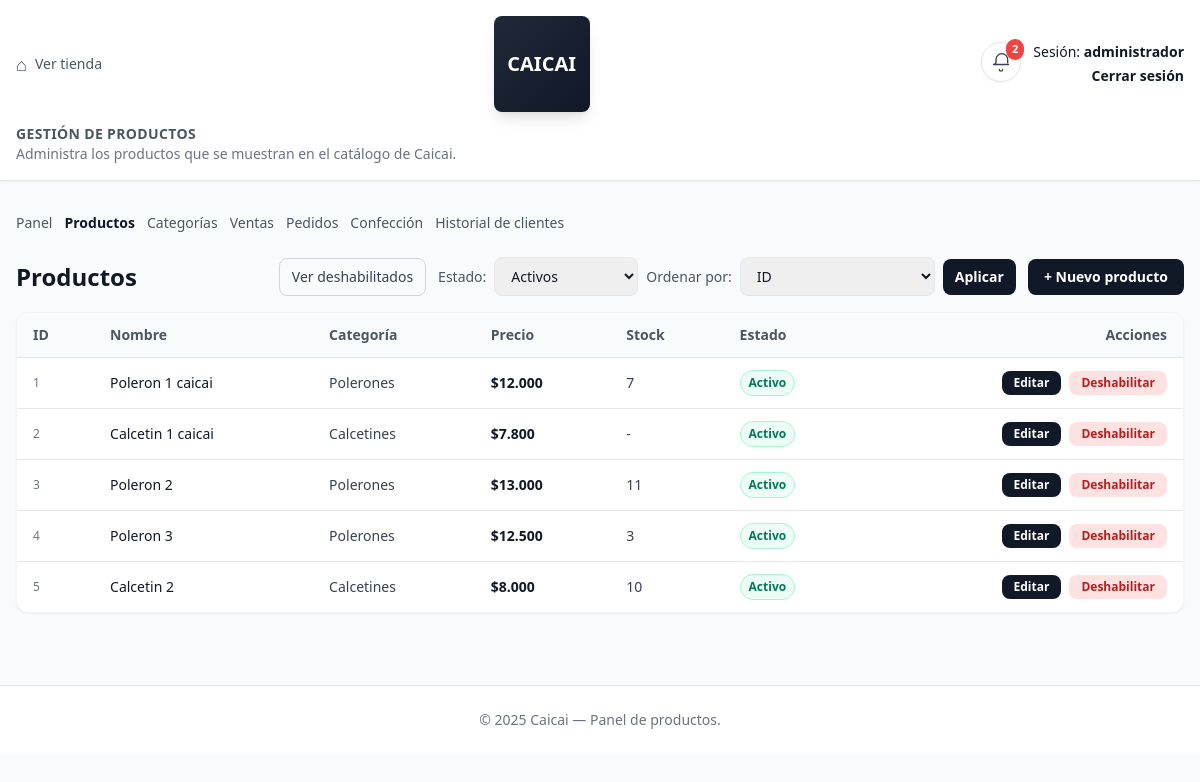
/panel/productos/ (signed in), run on an earlier commit of the app's database.
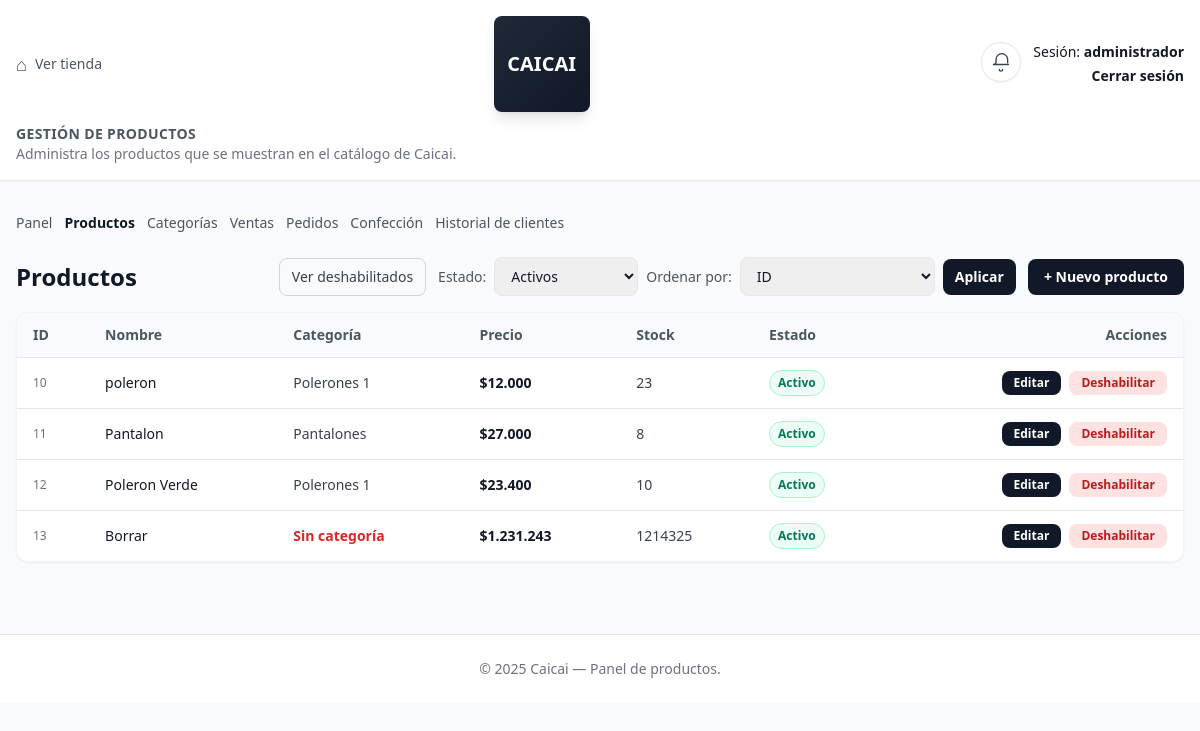
And on a later commit of the database.
### core/models.py (models this page shows, shortened)
class Producto(models.Model):
    nombre = models.CharField(max_length=150)
    descripcion = models.TextField(blank=True)
    precio = models.DecimalField(max_digits=10, decimal_places=2)
    stock = models.PositiveIntegerField(default=0)
    imagen = models.ImageField(upload_to='productos/', blank=True, null=True)
    categoria = models.ForeignKey(Categoria, on_delete=models.SET_NULL, null=True, blank=True)
    activo = models.BooleanField(default=True)

class Categoria(models.Model):
    nombre = models.CharField(max_length=100, unique=True)

### core/decorators.py (the view)
    def wrapper(request, *args, **kwargs):
        if 'admin_id' not in request.session:
            return redirect('admin_login')
        return view_func(request, *args, **kwargs)

### core/templatetags/dict_extras.py (called while the page is built)
@register.filter
def precio_clp(value):
    if value in (None, ''):
        return '$0'
    try:
        dec = Decimal(str(value))
    except (InvalidOperation, TypeError, ValueError):
        return '$0'
    dec = dec.quantize(Decimal('1'))
    num = int(dec)
    formatted = f'{num:,}'.replace(',', '.')
    return f'${formatted}'

### core/views.py (called while the page is built)
def _low_stock_threshold(request):
    try:
        value = int(request.session.get('low_stock_threshold', getattr(settings, 'LOW_STOCK_THRESHOLD', 5)))
        return max(1, min(20, value))
    except (TypeError, ValueError):
        return 5

def _low_stock_products(threshold: int):
    qs = Producto.objects.filter(activo=True, stock__lte=threshold).annotate(nombre_display=F('nombre'))
    return list(qs)

def _low_stock_context(request):
    threshold = _low_stock_threshold(request)
    productos = _low_stock_products(threshold)
    return {
        'low_stock_products': productos,
        'low_stock_count': len(productos),
        'low_stock_threshold': threshold,
    }

### core/templates/core/productos_list.html (shortened to what the changed rows need)
<!DOCTYPE html>
{% load dict_extras %}
<html lang="es">
<head>
  <script src="https://cdn.tailwindcss.com"></script>
</head>
<body class="bg-gray-50 text-gray-900">
  <header class="border-b shadow-sm bg-white">
    <div class="max-w-7xl mx-auto px-4 py-4 flex flex-col gap-3">
      <div class="flex items-center justify-between">
        <div class="flex items-start justify-end gap-3">
          {% include 'core/partials/low_stock_alert.html' %}
        </div>
      </div>
    </div>
  </header>
  <main class="py-8">
    <div class="max-w-7xl mx-auto px-4">
      <div class="flex items-center justify-between mb-4">
        <h1 class="text-xl sm:text-2xl font-bold">Productos</h1>
      </div>
      {% if productos %}
        <div class="bg-white rounded-xl shadow-sm border border-gray-100 overflow-x-auto">
          <table class="min-w-full text-sm">
            <thead class="bg-gray-50 border-b">
              <tr class="text-left text-gray-600">
                <th class="px-4 py-3">ID</th>
                <th class="px-4 py-3">Nombre</th>
                <th class="px-4 py-3">Categoría</th>
                <th class="px-4 py-3">Precio</th>
                <th class="px-4 py-3">Stock</th>
                <th class="px-4 py-3">Estado</th>
                <th class="px-4 py-3 text-right">Acciones</th>
              </tr>
            </thead>
            <tbody>
              {% for p in productos %}
                <tr class="border-b last:border-0 hover:bg-gray-50 {% if not p.activo %}bg-gray-100 text-gray-500{% endif %}">
                  <td class="px-4 py-3 text-xs text-gray-500">{{ p.id }}</td>
                  <td class="px-4 py-3 font-medium {% if not p.activo %}text-gray-600{% else %}text-gray-900{% endif %}">{{ p.nombre }}</td>
                  <td class="px-4 py-3 {% if not p.activo %}text-gray-500{% else %}text-gray-700{% endif %}">
                    {% if p.categoria %}
                      {{ p.categoria.nombre }}
                    {% else %}
                      <span class="text-red-600 font-semibold">Sin categoría</span>
                    {% endif %}
                  </td>
                  <td class="px-4 py-3 text-gray-900 font-semibold">
                    {{ p.precio|precio_clp }}
                  </td>
                  <td class="px-4 py-3 {% if not p.activo %}text-gray-500{% else %}text-gray-700{% endif %}">
                    {{ p.stock|default:"-" }}
                  </td>
                  <td class="px-4 py-3 text-gray-700">
                    {% if p.activo %}
                      <span class="inline-flex px-2 py-1 text-xs font-semibold rounded-full bg-emerald-50 text-emerald-700 border border-emerald-200">Activo</span>
                    {% else %}
                      <span class="inline-flex px-2 py-1 text-xs font-semibold rounded-full bg-gray-200 text-gray-700 border border-gray-300">Deshabilitado</span>
                    {% endif %}
                  </td>
                  <td class="px-4 py-3">
                    <div class="flex justify-end gap-2">
                      <a href="{% url 'producto_edit' p.id %}"
                         class="px-3 py-1 rounded-lg text-xs font-semibold bg-gray-900 text-white hover:bg-gray-800">
                        Editar
                      </a>
                      {% if p.activo %}
                        <form action="{% url 'producto_delete' p.id %}" method="post" class="inline-flex" id="form-disable-{{ p.id }}">
                          <button type="button"
                                  data-target="form-disable-{{ p.id }}"
                                  data-message="¿Deshabilitar este producto? Dejará de mostrarse en el catálogo."
                                  class="confirm-action px-3 py-1 rounded-lg text-xs font-semibold bg-red-100 text-red-700 hover:bg-red-200">
                            Deshabilitar
                          </button>
                        </form>
                      {% endif %}
                    </div>
                  </td>
                </tr>
              {% endfor %}
            </tbody>
          </table>
        </div>
      {% else %}
        <p class="text-gray-500 text-sm mt-4">
          No hay productos registrados todavía.
        </p>
      {% endif %}
    </div>
  </main>
</body>
</html>

What changed in the data, as far as the page shows it:
removed Producto: id "1", nombre "Poleron 1 caicai", categoria.nombre "Polerones", precio|precio_clp "$12.000", stock "7", activo "Activo"
removed Producto: id "2", nombre "Calcetin 1 caicai", categoria.nombre "Calcetines", precio|precio_clp "$7.800", stock "-", activo "Activo"
removed Producto: id "3", nombre "Poleron 2", categoria.nombre "Polerones", precio|precio_clp "$13.000", stock "11", activo "Activo"
removed Producto: id "4", nombre "Poleron 3", categoria.nombre "Polerones", precio|precio_clp "$12.500", stock "3", activo "Activo"
removed Producto: id "5", nombre "Calcetin 2", categoria.nombre "Calcetines", precio|precio_clp "$8.000", stock "10", activo "Activo"
added Producto: id "10", nombre "poleron", categoria.nombre "Polerones 1", precio|precio_clp "$12.000", stock "23", activo "Activo"
added Producto: id "11", nombre "Pantalon", categoria.nombre "Pantalones", precio|precio_clp "$27.000", stock "8", activo "Activo"
added Producto: id "12", nombre "Poleron Verde", categoria.nombre "Polerones 1", precio|precio_clp "$23.400", stock "10", activo "Activo"
added Producto: id "13", nombre "Borrar", shows "Sin categoría", precio|precio_clp "$1.231.243", stock "1214325", activo "Activo"
Also different on the page:
{{ low_stock_count }}: "2" → (not shown)
